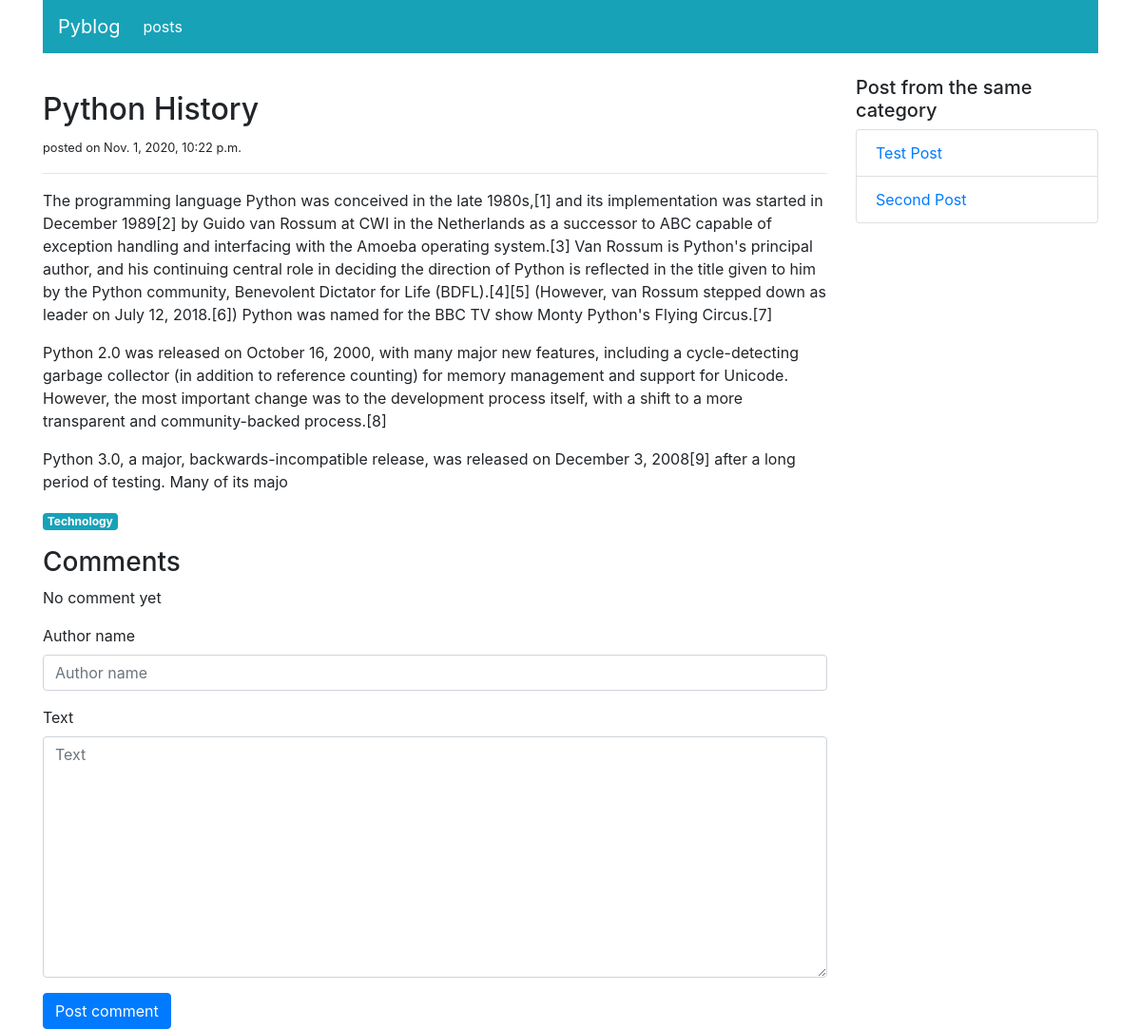
Before: /blog/posts/detail/3 with the older database file.
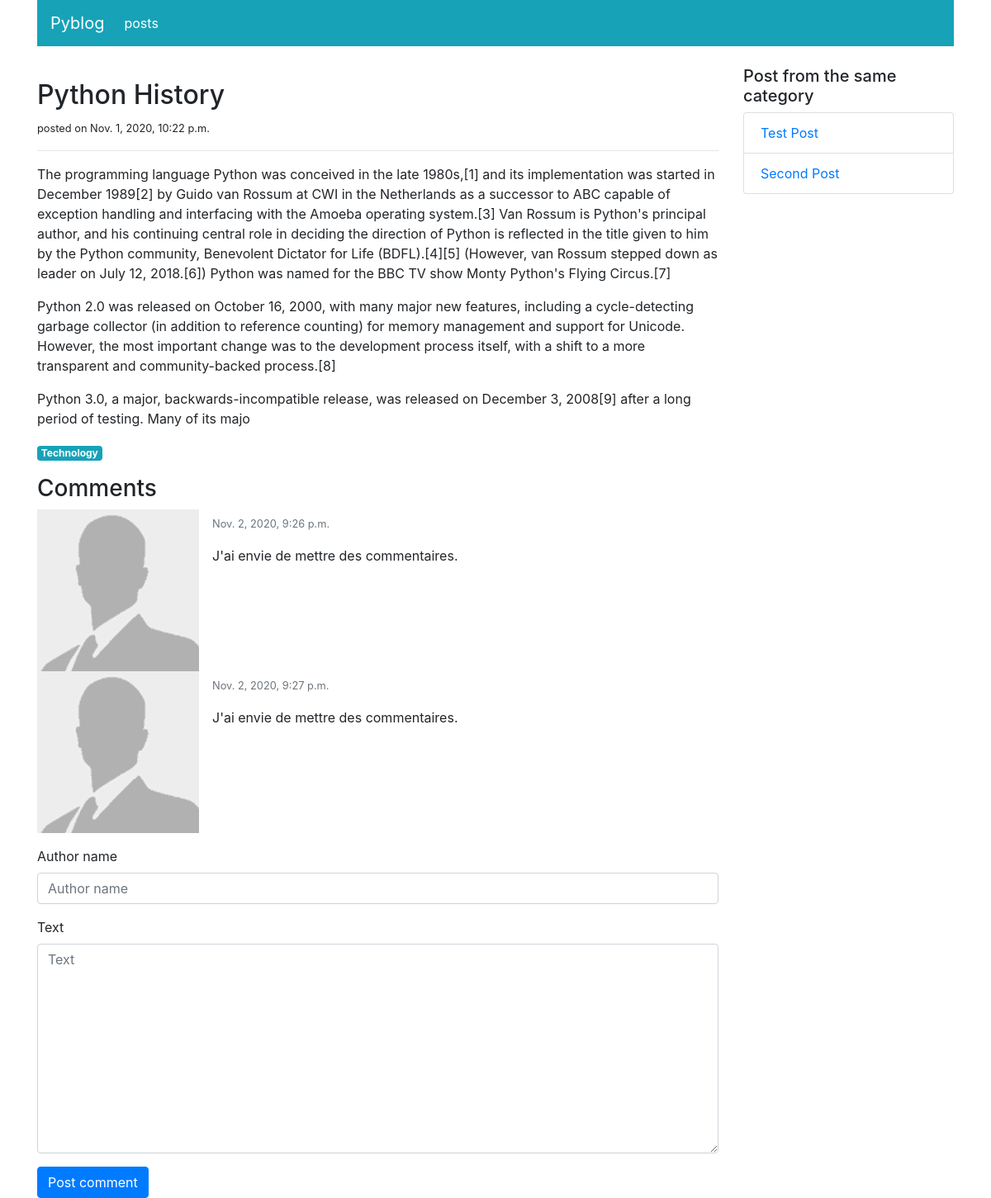
After: the same page with the newer database file.
### blog/models.py (models this page shows, shortened)
class Post(models.Model):
    title = models.CharField(max_length=166)
    category = models.ForeignKey('PostCategory',
                                 null=True,
                                 blank=True,
                                 on_delete=models.DO_NOTHING)
    published = models.BooleanField(default=False)
    text = models.TextField(blank=True)
    created_at = models.DateTimeField(auto_now_add=True,null=True)

class Comment(models.Model):
    STATUS_VISIBLE = 'visible'
    STATUS_HIDDEN = 'hidden'
    STATUS_MODERATED = 'moderated'
    STATUS_CHOICES = (
        (STATUS_VISIBLE, 'visible'),
        (STATUS_HIDDEN, 'hidden'),
        (STATUS_MODERATED, 'moderated')
    )
    post = models.ForeignKey('Post', on_delete=models.CASCADE,
                             related_name='comments')
    author_name = models.CharField(max_length=100)
    text = models.TextField()
    status = models.CharField(max_length=20,
                              default=STATUS_VISIBLE,
                              choices=STATUS_CHOICES,
                              )
    moderation_text = models.CharField(max_length=200,blank=True)
    created_at = models.DateTimeField(auto_now_add=True,null=True)

### blog/views.py (the view)
# urls.py: path('posts/detail/<int:post_id>', views.post_detail, name='post_detail'),
def post_detail(request, post_id):
    post = get_object_or_404(Post, pk=post_id)
    post_same_category = Post.objects.filter(published=True, category=post.category) \
        .exclude(pk=post.id)
    comments=post.comments.exclude(status=Comment.STATUS_HIDDEN).order_by('created_at')
    if request.method == 'POST':
        comment_form = CreateCommentForm(request.POST)
        if comment_form.is_valid():
            comment = comment_form.save(commit=False)
            comment.post = post
            comment_form.save()
    else:
        comment_form=CreateCommentForm()
    context = {
        'navigation_items': navigation.navigation_items(navigation.NAV_POSTS),
        'post': post,
        'post_same_category': post_same_category,
        'comments': comments,
        'comment_form': comment_form,
    }
    return render(request, 'blog/post_detail.html', context)

### blog/forms.py
class CreateCommentForm(forms.ModelForm):
    class Meta:
        model = Comment
        fields = ['author_name', 'text']

### blog/models.py (called while the page is built)
    def slug(self):
        return slugify(self.name)

### blog/navigation.py (called while the page is built)
def navigation_items(selected_item):
    items = []
    for name, url in NAV_ITEMS:
        items.append({
            'name': name,
            'url': url,
            'active': True if selected_item == name else False
        })
    return items

### blog/templates/blog/post_detail.html (shortened to what this page needs)
{% extends 'base.html' %}
{% load static %}
{% load bootstrap4 %}
{% block content %}
<div class="col-sm-9">
    <div class="mt-3">
        <h2>{{ post.title }}</h2>
        <small>posted on {{ post.created_at }}</small>
        <hr>
        <p class="text-muted">
            {{ post.text|linebreaks|safe }}
        </p>
        <a href="{% url 'post_list' post.category.slug %}"
           class="badge badge-info">{{ post.category.name|capfirst }}</a>
    </div>
    <div class="mt-3">
        <h3>Comments</h3>
        <ul class="list-unstyled">
            {% for comment in comments %}
            <li class="media">
                <img class="mr-3" src="{% static 'img/user-placeholder.png' %}">
                <div class="media-body">
                    <p>
                        <small class="text-muted">{{ comment.created_at }}</small>
                    </p>
                    <p>
                        {% if comment.status == 'moderated' %}
                        <span class="font-weight-light font-italic text-muted">
                        [[Moderated comment: {{ comment.moderation_text }}]]
                    </span>
                        {% else %}
                        {{ comment.text }}
                        {% endif %}
                    </p>
                </div>
            </li>
            {% empty %}
            <li class="media">No comment yet</li>
            {% endfor %}
        </ul>
        <form action="{% url 'post_detail' post.pk %}" method="post" class="form">
            {% bootstrap_form comment_form %}
            {% buttons %}
            <button type="submit" class="btn btn-primary">Post comment</button>
            {% endbuttons %}
        </form>
    </div>
</div>
<div class="col-sm-3">
    <h5>Post from the same category</h5>
    <ul class="list-group">
        {% for post in post_same_category %}
        <li class="list-group-item">
            <a href="{% url 'post_detail' post.pk %}">
                {{ post.title|truncatewords:4 }}
            </a>
        </li>
        {% empty %}
        This is the only post for this category
        {% endfor %}
    </ul>
</div>
{% endblock content %}

Changed rows visible on the page:
added Comment: created_at "Nov. 2, 2020, 9:26 p.m.", text "J'ai envie de mettre des commentaires."
added Comment: created_at "Nov. 2, 2020, 9:27 p.m.", text "J'ai envie de mettre des commentaires."
Other visible differences:
text no longer shown: "No comment yet"
